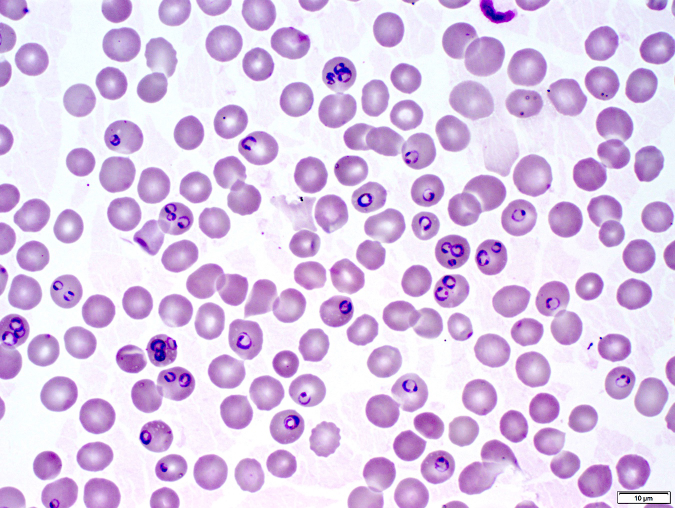
#> input picture Malarial/images/1.png, 1350 x 1016 px, found by its file name (shown at 1/2 size); its folder holds only this picture in this run
$ python backendScript2.py images/1.png
#> lines starting #> are read from the running program, lines starting #| are printed output that depends on the picture; after the words box and inside, x2 and y2 are one past the last pixel; in counts of white or black regions, pixels touching at a corner belong together
import cv2
import json
import os, sys
import warnings
warnings.filterwarnings("ignore")

base_path = "/var/www/nandishvasant_dev/"
img_path = base_path + "Malarial/images/"
EC2_URL = "65.0.238.67:9000/images/"


def getCount(list,total,val):
    countsize=0
    for j in range(total):
        if(list[j]==val):
            countsize +=1
    return countsize

def getSize(img):
#> called with img = 'images/1.png'
    finaldata= []
    data=[]
    countArr=[]


    thresh1=120
    thresh2=255

    im = cv2.imread(img_path+img,0)
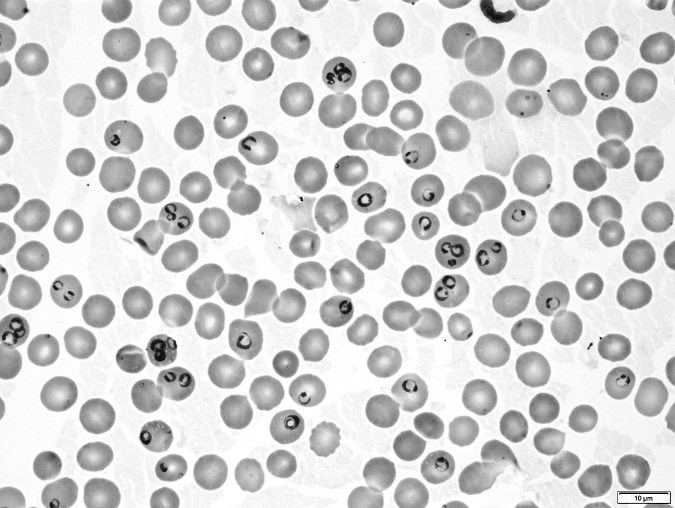
#> im: shape (1016, 1350) (shown at 1/2 size); min 0, max 255, mean 210.4
    im = cv2.resize(im,(600,600))
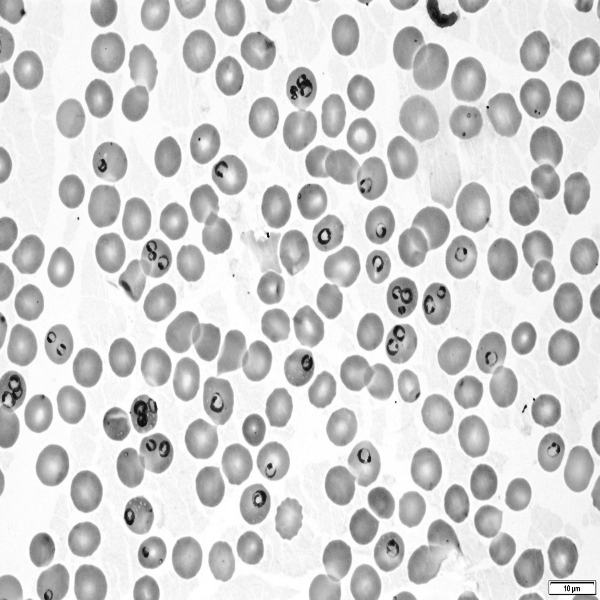
#> im: shape (600, 600); min 0, max 255, mean 210.3
    im = 255-im
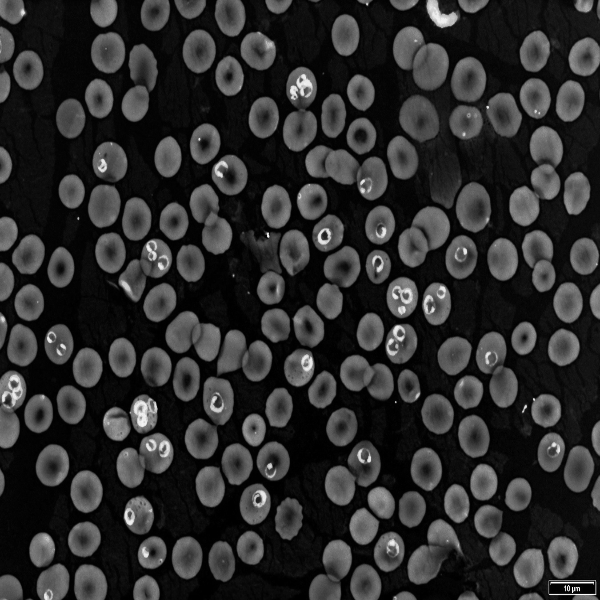
#> im: shape (600, 600); min 0, max 255, mean 44.7


    im2=cv2.Canny(im,thresh1-100,thresh2)
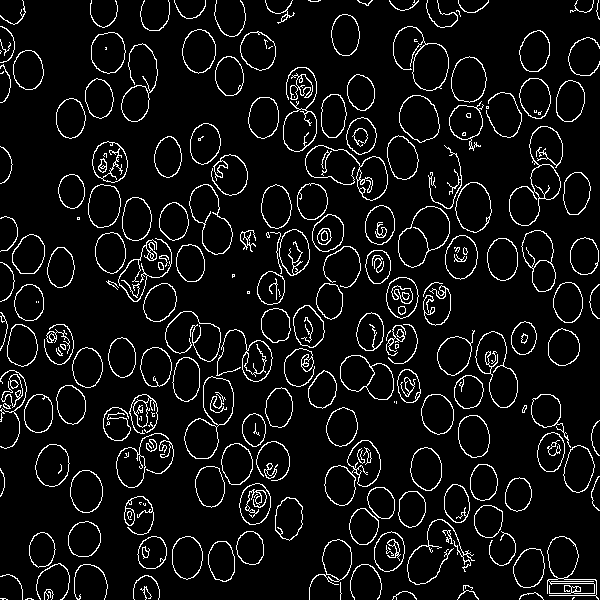
#> im2: shape (600, 600); 7.1% white in thin lines or dots

    ret, thresh = cv2.threshold(im2, thresh1, thresh2, 0)
#> ret = 120
    contours, _ = cv2.findContours(thresh, 1, 2)
#> contours = 453 contours, 144 with area under 20; largest, box (x1, y1, x2, y2) and area: (184, 376, 234, 459) 2238, (398, 206, 450, 268) 2027, (324, 440, 381, 506) 2003, (398, 206, 450, 268) 1968, (475, 331, 518, 408) 1902

    im=cv2.cvtColor(im,cv2.COLOR_GRAY2BGR)
#> im: shape (600, 600, 3)

    cv2.drawContours(im,contours,-1,color=(0,255,0),thickness=1)
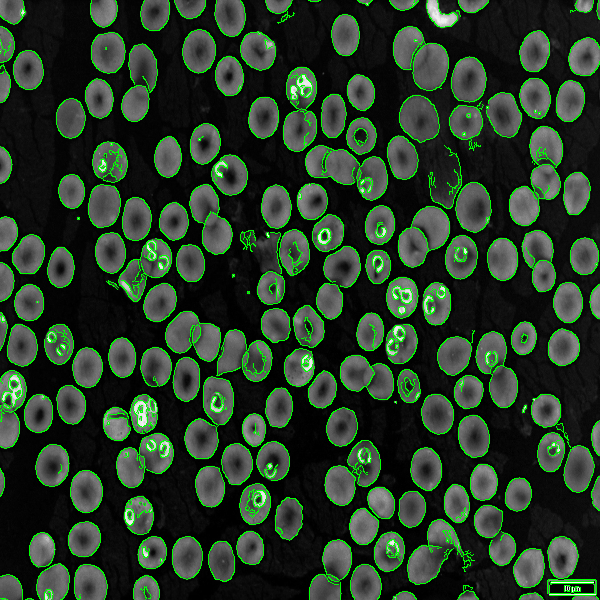
#> im: shape (600, 600, 3); mean B, G, R 40.1, 58.1, 40.1

    # cv2.imshow("Image",im)
    # cv2.waitKey(0)
    # cv2.destroyAllWindows()

    totalContors = len(contours)
#> totalContors = 453
    # print("Total",totalContors,"grains found")

    for i in range(totalContors):
        # size=cv2.contourArea(contours[i])
        # print(size)
        data.append(cv2.contourArea(contours[i]))
#> after the loop, data = 453 values, max 2237.5 at index 160, min 0 at index 11, mean 482.3
        # data[i]=size
        # print("[",i,"]",cv2.contourArea(contours[i]))

    # exit()
    countsize=0

    # print(totalContors)

    for k in range(totalContors):
        # [4 lines of commented-out code are left out]
        finalDictionary={
            "count" : getCount(data,totalContors,cv2.contourArea(contours[k])),
            "size" : cv2.contourArea(contours[k])
        }
        # print(finalDictionary)
        finaldata.append(finalDictionary)
        countsize=0
#> this loop made 453 passes
#> finalDictionary on passes 1 to 3: {'count': 21, 'size': 2}, {'count': 21, 'size': 2}, {'count': 7, 'size': 1.5}
#> after the loop, finaldata = 453 items

    json_data=json.dumps(finaldata)

    return json_data

    # print(json.dumps(finaldata, indent = 4))

os.chdir(img_path)

img = sys.argv[1]

sys.stdout.write(getSize(img))
# sys.stdout.write("============ Time - " + str(datetime.now() - startTime))
sys.stdout.flush()
sys.exit(0)
#> (the program exits here)
